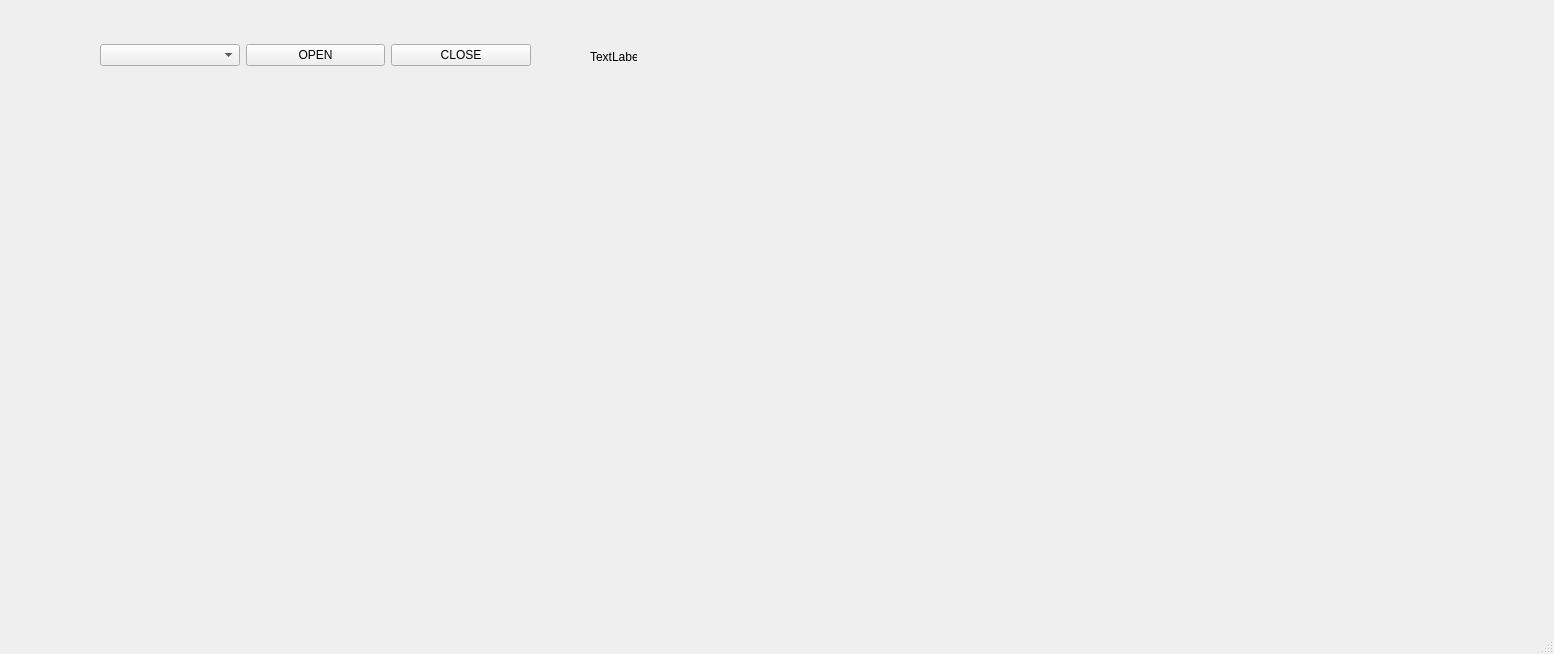
<?xml version="1.0" encoding="UTF-8"?>
<ui version="4.0">
 <class>MainWindow</class>
 <widget class="QMainWindow" name="MainWindow">
  <property name="geometry">
   <rect>
    <x>0</x>
    <y>0</y>
    <width>1554</width>
    <height>654</height>
   </rect>
  </property>
  <property name="windowTitle">
   <string>MainWindow</string>
  </property>
  <widget class="QWidget" name="centralwidget">
   <widget class="PlotWidget" name="graph" native="true">
    <property name="geometry">
     <rect>
      <x>0</x>
      <y>80</y>
      <width>1461</width>
      <height>531</height>
     </rect>
    </property>
   </widget>
   <widget class="QWidget" name="horizontalLayoutWidget">
    <property name="geometry">
     <rect>
      <x>100</x>
      <y>40</y>
      <width>431</width>
      <height>31</height>
     </rect>
    </property>
    <layout class="QHBoxLayout" name="horizontalLayout">
     <item>
      <widget class="QComboBox" name="comboBox"/>
     </item>
     <item>
      <widget class="QPushButton" name="OPEN_Button">
       <property name="text">
        <string>OPEN</string>
       </property>
      </widget>
     </item>
     <item>
      <widget class="QPushButton" name="CLOSE_Button">
       <property name="text">
        <string>CLOSE</string>
       </property>
      </widget>
     </item>
    </layout>
   </widget>
   <widget class="QLabel" name="pulseLabel">
    <property name="geometry">
     <rect>
      <x>590</x>
      <y>50</y>
      <width>47</width>
      <height>13</height>
     </rect>
    </property>
    <property name="text">
     <string>TextLabel</string>
    </property>
   </widget>
  </widget>
  <widget class="QMenuBar" name="menubar">
   <property name="geometry">
    <rect>
     <x>0</x>
     <y>0</y>
     <width>1554</width>
     <height>21</height>
    </rect>
   </property>
  </widget>
  <widget class="QStatusBar" name="statusbar"/>
 </widget>
 <customwidgets>
  <customwidget>
   <class>PlotWidget</class>
   <extends>QWidget</extends>
   <header>pyqtgraph</header>
   <container>1</container>
  </customwidget>
 </customwidgets>
 <resources/>
 <connections/>
</ui>
